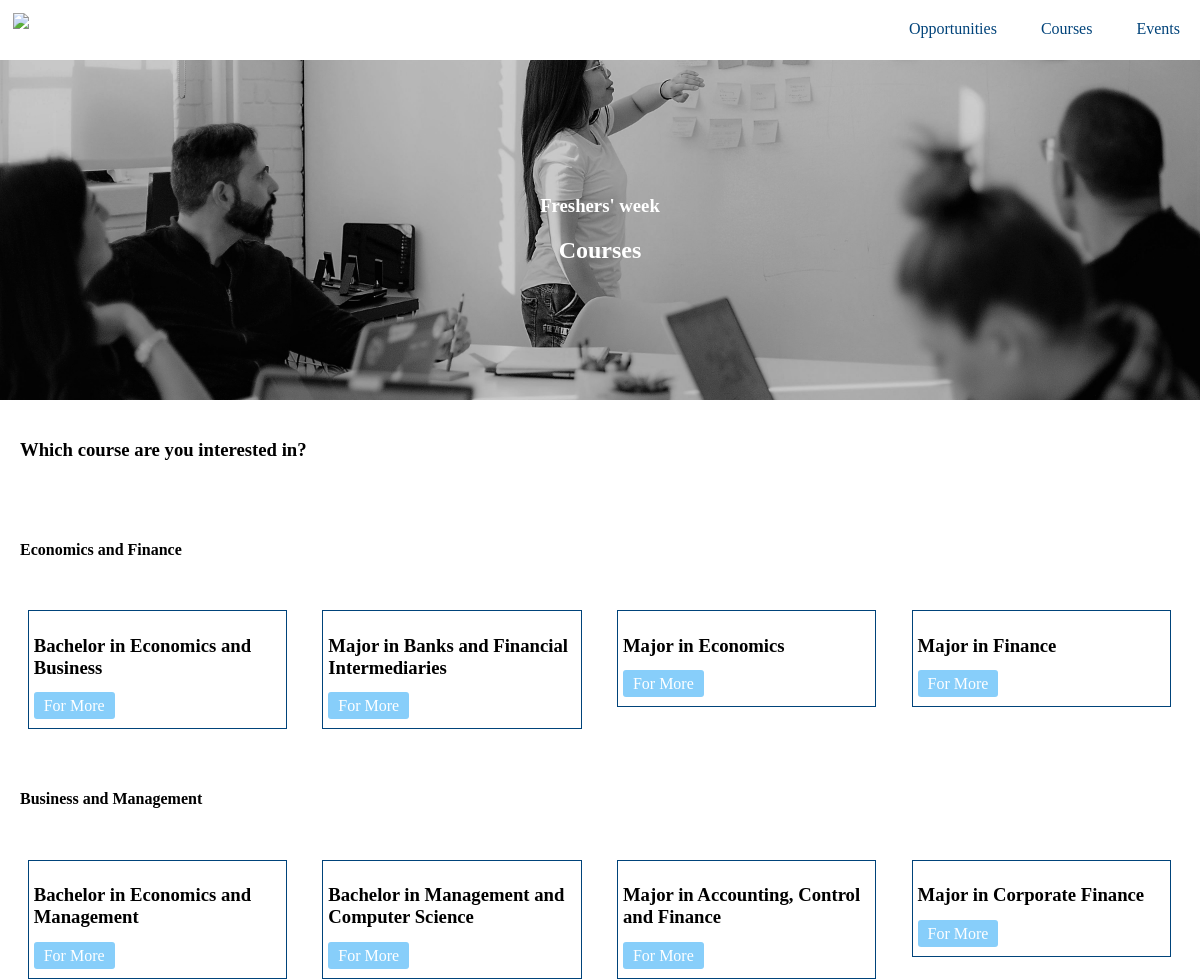
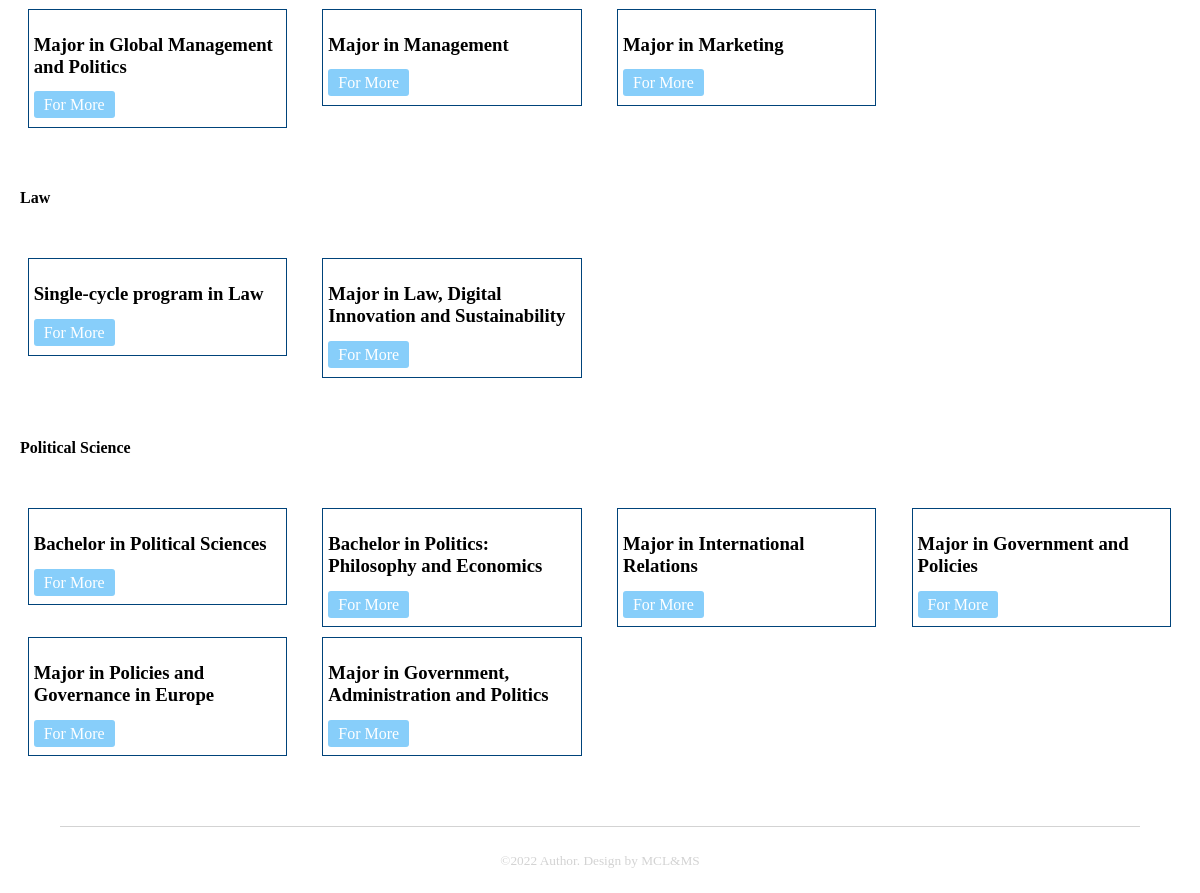
The page /app/courses/ on the database its author committed (2 pictures, top to bottom).
### app/models.py (models this page shows, shortened)
class Department(models.Model):
    name = models.CharField(max_length=100)
    description = models.TextField(blank=True, default='')
    image = models.ImageField(default= 'logo_luiss.png')

class Course(models.Model):
    name = models.CharField(max_length=100)
    description = models.TextField(blank=True, default='')
    department = models.ForeignKey(Department, on_delete=models.CASCADE)
    def __str__(self):
        return self.name

### app/views.py (the view)
# urls.py: path('courses/', views.courses),
def courses(request):
    courses = Course.objects.all()
    departments = Department.objects.all()
    context = {
        'courses': courses,
        'departments': departments,
    }
    return render(request, 'app/courses.html', context)

### app/templates/app/courses.html (shortened to what this page needs)
<!DOCTYPE html>
<html lang="en">
<head>
    <link rel="stylesheet" href="/static/app/style.css">
</head>
<body>
    <header class="header">
        <img src='../../static/img/logo_luiss.png' class="header_logo">
        <ul class="header_menu">
            <li class="header_menu_item"><a href='/app/'>Opportunities</a></li>
            <li class="header_menu_item"><a href="/app/courses/">Courses</a></li>
            <li class="header_menu_item"><a href="/app/events/">Events</a></li>
        </ul>
    </header>
    <section class="banner">
        <div class="banner_title">
            <div class="banner_title_copy">
                <h3>Freshers' week</h3>
                <h1>Courses</h1>
            </div>
        </div>
    </section>
    <section>
        <div class="text_block">
            <h3>Which course are you interested in?</h3>
        </div>
        <section>
            {% for department in departments %}
                <section class="text_block">
                    <h4>{{ department.name }}</h4>
                </section>
                <section class="selectables">
                    {% for course in courses %}
                        {% if course.department == department %}
                            <div class="selectable">
                                <div class="selectable_copy">
                                    <h3>{{ course }}</h3>
                                    <a href='/app/courses/{{ course.pk }}' class="button">For More</a>
                                </div>
                            </div>
                        {% endif %}
                    {% endfor %}
                </section>
            {% endfor %}
        </section>
    </section>
    <footer class="footer">
        <small>©2022 Author. Design by MCL&MS</small>
    </footer>
</body>
</html>

### app/static/app/style.css (style rules this page uses)
html,body { font-family: Verdana; height: 100%; margin: 0%; }
.header { background-color:white; height: 7.5%; }
.header_logo { float: left; padding: 12.5px; width: 130px; }
.header_menu { float: right; margin: 0; }
.header_menu_item { display: inline-block; }
.header_menu_item a { color:#00437a; display: block; padding: 20px; text-decoration: none; }
.banner { height: 42.5%; background-image: url("../img/Title.jpg"); background-size: cover; background-position: center; }
.banner_title { display: table; height: 100%; width: 100%; }
.banner_title_copy { display: table-cell; vertical-align: middle; text-align: center;color: white; text-decoration: none; }
.text_block { padding:20px; text-align: justify; }
.selectables { max-width: 100%; margin: 10px; display: flex; flex-wrap: wrap; }
.selectable { width: 21.8%; max-height: fit-content; margin: 0 1.5%; background: white; float: left;border: #00437a 1px solid; margin-bottom: 10px; }
.selectable_copy { max-width: fit-content; padding: 5px; margin-bottom: 3%; }
.button { display: inline; background: lightskyblue; color: white; padding: 5px 10px;border-radius: 3px; text-decoration: none; margin: auto; }
.footer { color: lightgray; display: block; border-top: lightgray 1px solid; text-align: center; padding: 2%; margin: 5% 5%; }

### rows shown on the page
Department: name "Economics and Finance"
Course: name "Bachelor in Economics and Business"
Course: name "Major in Banks and Financial Intermediaries"
Course: name "Major in Economics"
Course: name "Major in Finance"
Department: name "Business and Management"
Course: name "Bachelor in Economics and Management"
Course: name "Bachelor in Management and Computer Science"
Course: name "Major in Accounting, Control and Finance"
Course: name "Major in Corporate Finance"
Course: name "Major in Global Management and Politics"
Course: name "Major in Management"
Course: name "Major in Marketing"
Department: name "Law"
Course: name "Single-cycle program in Law"
Course: name "Major in Law, Digital Innovation and Sustainability"
Department: name "Political Science"
Course: name "Bachelor in Political Sciences"
Course: name "Bachelor in Politics: Philosophy and Economics"
Course: name "Major in International Relations"
Course: name "Major in Government and Policies"
Course: name "Major in Policies and Governance in Europe"
Course: name "Major in Government, Administration and Politics"
